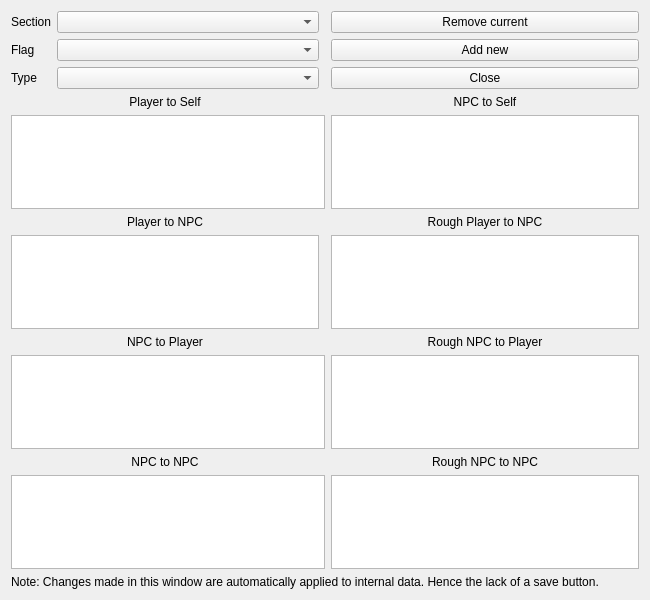
<?xml version="1.0" encoding="UTF-8"?>
<ui version="4.0">
 <class>DialogueWidget</class>
 <widget class="QWidget" name="DialogueWidget">
  <property name="geometry">
   <rect>
    <x>0</x>
    <y>0</y>
    <width>650</width>
    <height>600</height>
   </rect>
  </property>
  <property name="windowTitle">
   <string>Form</string>
  </property>
  <layout class="QGridLayout" name="gridLayout">
   <item row="13" column="2">
    <widget class="QLabel" name="npc_player_rough_label">
     <property name="text">
      <string>Rough NPC to Player</string>
     </property>
     <property name="alignment">
      <set>Qt::AlignCenter</set>
     </property>
    </widget>
   </item>
   <item row="14" column="0" colspan="2">
    <widget class="QPlainTextEdit" name="npcPlayerEdit"/>
   </item>
   <item row="6" column="2">
    <widget class="QPlainTextEdit" name="npcSelfEdit"/>
   </item>
   <item row="2" column="0">
    <layout class="QFormLayout" name="formLayout">
     <item row="1" column="1">
      <widget class="QComboBox" name="selctionComboBox">
       <property name="toolTip">
        <string>&lt;html&gt;&lt;head/&gt;&lt;body&gt;&lt;p&gt;Set the current editors to point at the selected dialogue entry.&lt;/p&gt;&lt;/body&gt;&lt;/html&gt;</string>
       </property>
      </widget>
     </item>
     <item row="2" column="1">
      <widget class="QComboBox" name="flagComboBox">
       <property name="toolTip">
        <string>&lt;html&gt;&lt;head/&gt;&lt;body&gt;&lt;p&gt;The flag for the current dialogue list entry.&lt;/p&gt;&lt;/body&gt;&lt;/html&gt;</string>
       </property>
      </widget>
     </item>
     <item row="2" column="0">
      <widget class="QLabel" name="flag_label">
       <property name="text">
        <string>Flag</string>
       </property>
      </widget>
     </item>
     <item row="3" column="0">
      <widget class="QLabel" name="type_label">
       <property name="text">
        <string>Type</string>
       </property>
      </widget>
     </item>
     <item row="3" column="1">
      <widget class="QComboBox" name="typeComboBox">
       <property name="toolTip">
        <string>&lt;html&gt;&lt;head/&gt;&lt;body&gt;&lt;p&gt;The type of the current dialogue list entry.&lt;/p&gt;&lt;/body&gt;&lt;/html&gt;</string>
       </property>
      </widget>
     </item>
     <item row="1" column="0">
      <widget class="QLabel" name="selection_label">
       <property name="text">
        <string>Section</string>
       </property>
      </widget>
     </item>
    </layout>
   </item>
   <item row="18" column="2">
    <widget class="QPlainTextEdit" name="npcNpcRoughEdit"/>
   </item>
   <item row="10" column="2">
    <widget class="QLabel" name="player_npc_rough_label">
     <property name="text">
      <string>Rough Player to NPC</string>
     </property>
     <property name="alignment">
      <set>Qt::AlignCenter</set>
     </property>
    </widget>
   </item>
   <item row="5" column="0">
    <widget class="QLabel" name="player_self_label">
     <property name="text">
      <string>Player to Self</string>
     </property>
     <property name="alignment">
      <set>Qt::AlignCenter</set>
     </property>
    </widget>
   </item>
   <item row="10" column="0">
    <widget class="QLabel" name="player_npc_label">
     <property name="text">
      <string>Player to NPC</string>
     </property>
     <property name="alignment">
      <set>Qt::AlignCenter</set>
     </property>
    </widget>
   </item>
   <item row="17" column="2">
    <widget class="QLabel" name="npc_npc_rough_label">
     <property name="text">
      <string>Rough NPC to NPC</string>
     </property>
     <property name="alignment">
      <set>Qt::AlignCenter</set>
     </property>
    </widget>
   </item>
   <item row="13" column="0">
    <widget class="QLabel" name="npc_player_label">
     <property name="frameShadow">
      <enum>QFrame::Plain</enum>
     </property>
     <property name="text">
      <string>NPC to Player</string>
     </property>
     <property name="alignment">
      <set>Qt::AlignCenter</set>
     </property>
    </widget>
   </item>
   <item row="17" column="0">
    <widget class="QLabel" name="npc_npc_label">
     <property name="text">
      <string>NPC to NPC</string>
     </property>
     <property name="alignment">
      <set>Qt::AlignCenter</set>
     </property>
    </widget>
   </item>
   <item row="11" column="0">
    <widget class="QPlainTextEdit" name="playerNpcEdit"/>
   </item>
   <item row="18" column="0" colspan="2">
    <widget class="QPlainTextEdit" name="npcNpcEdit"/>
   </item>
   <item row="2" column="2">
    <layout class="QVBoxLayout" name="verticalLayout">
     <item>
      <widget class="QPushButton" name="removeButton">
       <property name="toolTip">
        <string>&lt;html&gt;&lt;head/&gt;&lt;body&gt;&lt;p&gt;Deletes the currently selected dialogue list entry.&lt;/p&gt;&lt;/body&gt;&lt;/html&gt;</string>
       </property>
       <property name="text">
        <string>Remove current</string>
       </property>
      </widget>
     </item>
     <item>
      <widget class="QPushButton" name="addButton">
       <property name="toolTip">
        <string>&lt;html&gt;&lt;head/&gt;&lt;body&gt;&lt;p&gt;Creates a new dialogue list entry. The current entry can be selected on the left in the 'Section' drop down list.&lt;/p&gt;&lt;/body&gt;&lt;/html&gt;</string>
       </property>
       <property name="text">
        <string>Add new</string>
       </property>
      </widget>
     </item>
     <item>
      <widget class="QPushButton" name="closeButton">
       <property name="toolTip">
        <string>&lt;html&gt;&lt;head/&gt;&lt;body&gt;&lt;p&gt;Closes this window and shows the main window again.&lt;/p&gt;&lt;/body&gt;&lt;/html&gt;</string>
       </property>
       <property name="text">
        <string>Close</string>
       </property>
      </widget>
     </item>
    </layout>
   </item>
   <item row="11" column="2">
    <widget class="QPlainTextEdit" name="playerNpcRoughEdit"/>
   </item>
   <item row="6" column="0" colspan="2">
    <widget class="QPlainTextEdit" name="playerSelfEdit"/>
   </item>
   <item row="14" column="2">
    <widget class="QPlainTextEdit" name="npcPlayerRoughEdit"/>
   </item>
   <item row="5" column="2">
    <widget class="QLabel" name="npc_self_label">
     <property name="text">
      <string>NPC to Self</string>
     </property>
     <property name="alignment">
      <set>Qt::AlignCenter</set>
     </property>
    </widget>
   </item>
   <item row="19" column="0" colspan="3">
    <widget class="QLabel" name="note_label">
     <property name="text">
      <string>Note: Changes made in this window are automatically applied to internal data. Hence the lack of a save button.</string>
     </property>
    </widget>
   </item>
  </layout>
 </widget>
 <resources/>
 <connections/>
</ui>
